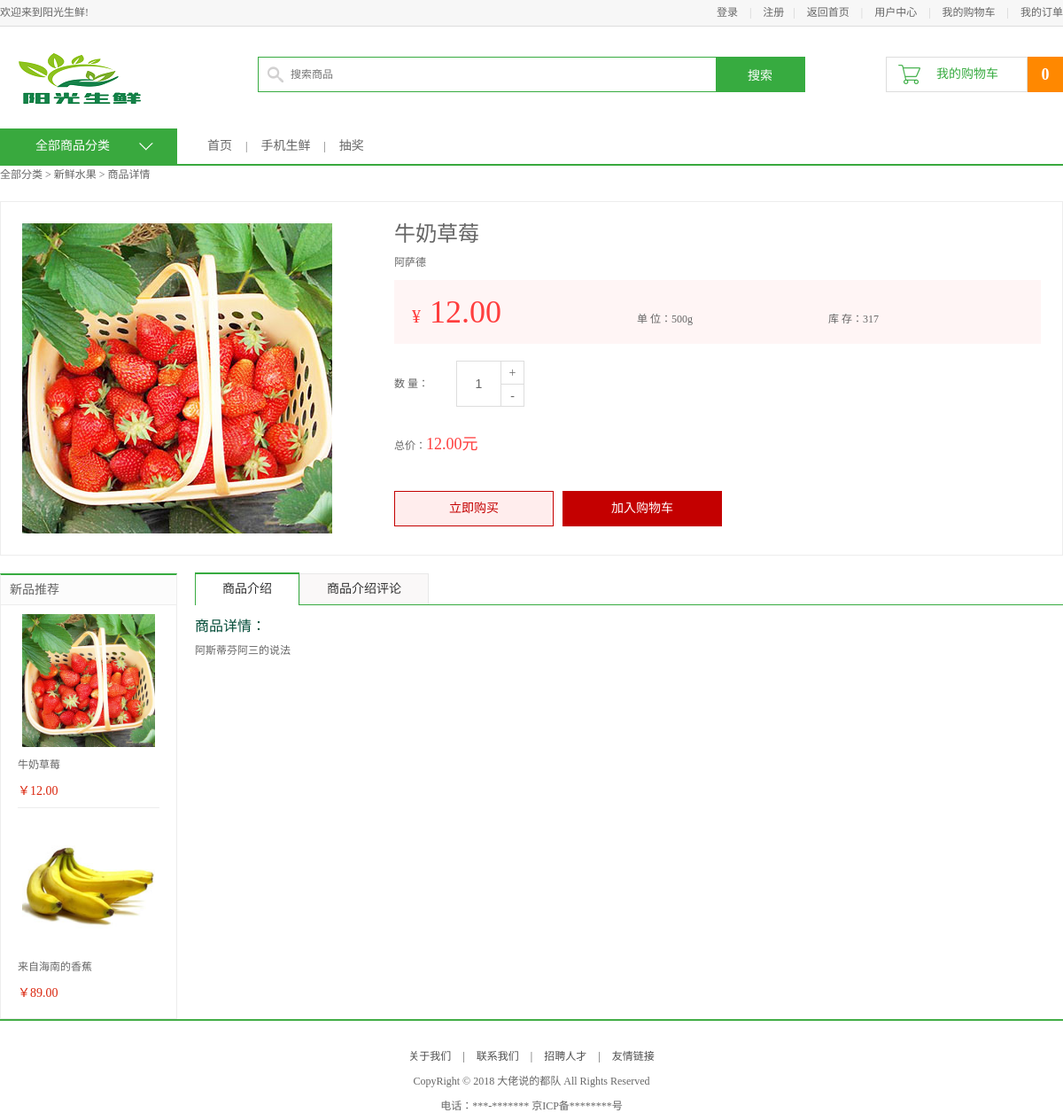
The app's page /18/ with its own data.
### apps/df_goods/models.py (models this page shows, shortened)
class TypeInfo(models.Model):
    isDelete = models.BooleanField(default=False)
    ttitle = models.CharField(max_length=20, verbose_name="分类")
    class Meta:
        verbose_name = "商品类型"
        verbose_name_plural = verbose_name

class GoodsInfo(models.Model):
    isDelete = models.BooleanField(default=False)  # 逻辑删除
    gtitle = models.CharField(max_length=20, verbose_name="商品名称", unique=True)
    gpic = models.ImageField(verbose_name='商品图片', upload_to='df_goods/image/%Y/%m', null=True, blank=True)  # 商品图片
    gprice = models.DecimalField(max_digits=5, decimal_places=2, verbose_name="商品价格")  # 商品价格小数位为两位，整数位为3位
    gunit = models.CharField(max_length=20, default='500g', verbose_name="单位重量")
    gclick = models.IntegerField(verbose_name="点击量", default=0, null=False)
    gjianjie = models.CharField(max_length=200, verbose_name="简介")
    gkucun = models.IntegerField(verbose_name="库存", default=0)
    gcontent = HTMLField(max_length=200, verbose_name="详情")
    gtype = models.ForeignKey(TypeInfo, on_delete=models.CASCADE, verbose_name="分类")  # 外键关联TypeInfo表
    class Meta:
        verbose_name = "商品"
        verbose_name_plural = verbose_name

### apps/df_goods/views.py (the view, shortened to what this page needs)
# urls.py: url('^(\d+)/$', views.detail, name="detail"),
def detail(request, gid):
    good_id = gid
    goods = GoodsInfo.objects.get(pk=int(good_id))
    goods.gclick = goods.gclick + 1  # 商品点击量
    goods.save()
    news = goods.gtype.goodsinfo_set.order_by('-id')[0:2]
    comments = GoodsComment.objects.filter(good=goods).order_by('-create_time')
    context = {
        'title': goods.gtype.ttitle,
        'guest_cart': 1,
        'cart_num': cart_count(request),
        'goods': goods,
        'news': news,
        'comments': comments,
        'id': good_id,
    }
    response = render(request, 'df_goods/detail.html', context)
    return response

### apps/df_goods/views.py (called while the page is built)
def cart_count(request):
    if 'user_id' in request.session:
        return CartInfo.objects.filter(user_id=request.session['user_id']).count
    else:
        return 0

### apps/df_user/models.py (called while the page is built)
    def __str__(self):
        return self.uname

### templates/df_goods/detail.html (shortened to what this page needs)
{% extends 'df_goods/main.html' %}
{% block center_content %}
<div class="goods_detail_con clearfix">
    <div class="goods_detail_pic fl"><img src="{{ MEDIA_URL }}{{ goods.gpic }}" style="width: 350px;"></div>
    <div class="goods_detail_list fr">
        <h3>{{ goods.gtitle }}</h3>
        <p>{{ goods.gjianjie }}</p>
        <div class="prize_bar">
            <span class="show_pirze">¥<em id="gprice">{{ goods.gprice }}</em></span>
            <span class="show_unit">单 位：{{ goods.gunit }}</span>
            <span class="show_unit">库 存：<span class="goods_kucun">{{ goods.gkucun }}</span></span>
        </div>
        <div class="goods_num clearfix">
            <div class="num_name fl">数 量：</div>
            <div class="num_add fl">
                <input type="text" class="num_show fl" value="1">
                <a href="javascript:plus();" class="add fr">+</a>
                <a href="javascript:minus();" class="minus fr">-</a>
            </div>
        </div>
        <div class="total">总价：<em id="gtotal">{{ goods.gprice }}元</em></div>
        <div class="operate_btn">
            {% if request.session.user_name|default:'' != '' %}
            <a href="javascript:;" class="buy_btn" id="buy_now">立即购买</a>
            {% else %}
            <a href="{% url "df_user:login" %}" class="buy_btn">立即购买</a>
            {% endif %}
            {% if request.session.user_name|default:'' != '' %}
            <a href="javascript:;" class="add_cart" id="add_cart">加入购物车</a>
            {% else %}
            <a href="{% url "df_user:login" %}" class="add_cart" id="add_cart">加入购物车</a>
            {% endif %}
        </div>
    </div>
</div>
<div class="main_wrap clearfix">
    <div class="l_wrap fl clearfix">
        <div class="new_goods">
            <h3>新品推荐</h3>
            <ul>
                {% for goods in news %}
                <li>
                    <a href="/{{ goods.id }}"><img src="{{ MEDIA_URL }}{{ goods.gpic }}"></a>
                    <h4><a href="#">{{ goods.gtitle }}</a></h4>
                    <div class="prize">￥{{ goods.gprice }}</div>
                </li>
                {%  endfor %}
            </ul>
        </div>
    </div>
    <div class="r_wrap fr clearfix" id="tabs">
        <ul class="detail_tab clearfix">
            <li class="active" id='tab_btn1'>商品介绍</li>
            <li id='tab_btn2'>商品介绍评论</li>
        </ul>
        <div class="tab_content">
            <div id="tabs_1">
                <dt>商品详情：</dt>
                <dd>{{ goods.gcontent|safe }}</dd>
            </div>
        </div>
    </div>
</div>
{% endblock center_content %}

### templates/df_goods/main.html (shortened to what this page needs)
{% extends 'base.html' %}
{% block center_body %}
    <div class="navbar_con">
		<div class="navbar clearfix">
			<div class="subnav_con fl">
				<h1>全部商品分类</h1>
				<span></span>
			</div>
			<ul class="navlist fl">
				<li><a href="{% url "df_goods:index" %}">首页</a></li>
				<li class="interval">|</li>
				<li><a href="">手机生鲜</a></li>
				<li class="interval">|</li>
				<li><a href="{% url "df_goods:coupon" %}">抽奖</a></li>
			</ul>
		</div>
	</div>
	<div class="breadcrumb">
		全部分类 > {{ title }}
		{% if id|default:' ' != ' ' %}
        > 商品详情
		{% endif %}
	</div>
{% block center_content %}
{% endblock center_content %}
{% endblock center_body %}

### static/css/main.css (style rules this page uses)
body { font-family:'Microsoft Yahei';font-size:12px;color:#666; }
html,body { height:100% }
.navbar_con { height:40px;border-bottom:2px solid #39a93e }
.navbar { width:1200px;margin:0 auto; }
.navbar h1 { width:200px;height:40px;line-height:40px;text-align: center;font-size:14px;color:#fff;background-color:#39a93e; }
.navbar .subnav_con { width:200px;height:40px;background-color:#39a93e;position:relative;cursor:pointer; }
.navbar .subnav_con h1 { position:absolute;left:0;top:0;text-align:left;text-indent:40px }
.navbar .subnav_con span { display:block;width:16px;height:9px;background:url(../images/down.png) no-repeat;position:absolute;right:27px;top:16px;transition:all 300ms ease-in; }
.navlist { margin-left:34px; }
.navlist li { height:40px;float:left;line-height:40px; }
.navlist li a { color:#666;font-size:14px }
.navlist .interval { margin:0 15px; }
.breadcrumb { width:1200px;height:40px;margin:0 auto; }
.main_wrap { width:1200px;margin:0 auto; }
.l_wrap { width:200px; }
.r_wrap { width:980px; }
.new_goods { border:1px solid #ededed; border-top:2px solid #37ab40; padding-bottom:10px; }
.new_goods h3 { height:33px;line-height:33px;background-color:#fcfcfc;border-bottom:1px solid #ededed;font-size:14px;font-weight:normal;text-indent:10px; }
.new_goods ul { width:160px;margin:0 auto;overflow:hidden; }
.new_goods li { border-bottom:1px solid #ededed;margin-bottom:-1px; }
.new_goods li img { display:block;width:150px;height:150px;margin:10px auto; }
.new_goods li h4 { width:160px;margin:0 auto; }
.new_goods li h4 a { font-weight:normal;color:#666;display:block;width:160px;overflow:hidden;white-space:nowrap;text-overflow:ellipsis; }
.new_goods li .prize { font-size:14px;color:#da260e;margin:10px auto; }
.goods_detail_con { width:1198px; height:398px; border:1px solid #ededed; margin:0 auto 20px; }
.goods_detail_pic { width:350px;height:350px;margin:24px 0 0 24px; }
.goods_detail_list { width:730px;height:350px;margin:24px 24px 0 0; }
.goods_detail_list h3 { font-size:24px;line-height:24px;color:#666;font-weight:normal; }
.goods_detail_list p { color:#666;line-height:40px; }
.prize_bar { height:72px;background-color:#fff5f5;line-height:72px; }
.prize_bar .show_pirze { font-size:20px;color:#ff3e3e;padding-left:20px }
.prize_bar .show_pirze em { font-style:normal;font-size:36px;padding-left:10px }
.prize_bar .show_unit { padding-left:150px }
.goods_num { height:52px;margin-top:19px; }
.goods_num .num_name { width:70px;height:52px;line-height:52px; }
.goods_num .num_add { width:75px;height:50px;border:1px solid #dddddd }
.goods_num .num_add input { width:49px;height:50px;text-align:center;line-height:50px;border:0px;outline:none;font-size:14px;color:#666 }
.goods_num .num_add .add,.goods_num .num_add .minus { width:25px;line-height:25px;text-align:center;border-left:1px solid #ddd;border-bottom:1px solid #ddd;color:#666;font-size:14px }
.goods_num .num_add .minus { border-bottom:0px }
.total { height:35px;line-height:35px;margin-top:25px; }
.total em { font-style:normal;color:#ff3e3e;font-size:18px }
.operate_btn { height:40px;margin-top:35px;font-size:0;position:relative; }
.operate_btn .buy_btn,.operate_btn .add_cart { display:inline-block;width:178px;height:38px;border:1px solid #c40000;font-size:14px;color:#c40000;line-height:38px;text-align:center;background-color:#ffeded; }
.operate_btn .add_cart { background-color:#c40000;color:#fff;margin-left:10px;position:relative;z-index:10; }
.detail_tab { height:35px; border-bottom:1px solid #37ab40 }
.detail_tab li { height:34px;line-height:34px;padding:0 30px;font-size:14px;color:#333333;float:left;border:1px solid #e8e8e8;border-bottom:0px;cursor:pointer;background-color:#faf8f8 }
.detail_tab li.active { border-top:2px solid #37ab40;position:relative;background-color:#fff;border-left:1px solid #37ab40;border-right:1px solid #37ab40;top:-1px;height:35px; }
.tab_content dt { margin-top:10px;font-size:16px;color:#044d39 }
.tab_content dd { line-height:24px;margin-top:5px; }

### records on screen
TypeInfo: ttitle "新鲜水果"
GoodsInfo: gpic (picture), gtitle "牛奶草莓", gjianjie "阿萨德", gprice "12.00", gunit "500g", gkucun "317", gcontent "阿斯蒂芬阿三的说法"
GoodsInfo: gpic (picture), gtitle "来自海南的香蕉", gprice "89.00"

### other values on screen
{{ cart_num }} "0"
